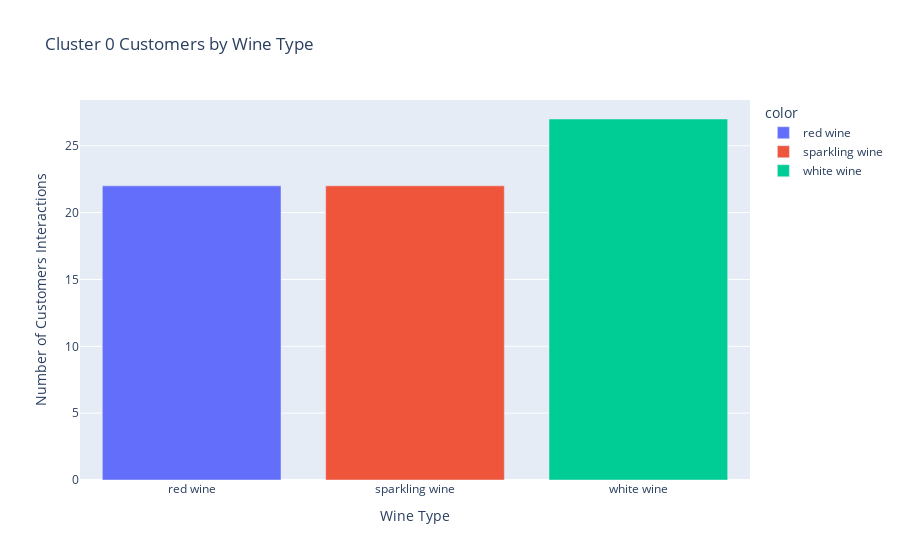

Source (notebook cell):
### Code cell
bar_0 = px.bar(
    x= cluster_0_totals.index,
    y= cluster_0_totals.values,
    color= cluster_0_totals.index,
    title="Cluster 0 Customers by Wine Type" 
)
bar_0.update_layout(
    xaxis_title = "Wine Type",
    yaxis_title = "Number of Customers Interactions"
)
bar_0.show()

### Figure 1 — Plotly figure (JSON) as saved in the notebook; plotly's stock layout.template omitted (floating-point values rounded to 4 significant figures)
{"data": [{"alignmentgroup": "True", "hovertemplate": "color=red wine<br>x=%{x}<br>y=%{y}<extra></extra>", "legendgroup": "red wine", "marker": {"color": "#636efa"}, "name": "red wine", "offsetgroup": "red wine", "orientation": "v", "showlegend": true, "textposition": "auto", "type": "bar", "x": ["red wine"], "xaxis": "x", "y": [22], "yaxis": "y"}, {"alignmentgroup": "True", "hovertemplate": "color=sparkling wine<br>x=%{x}<br>y=%{y}<extra></extra>", "legendgroup": "sparkling wine", "marker": {"color": "#EF553B"}, "name": "sparkling wine", "offsetgroup": "sparkling wine", "orientation": "v", "showlegend": true, "textposition": "auto", "type": "bar", "x": ["sparkling wine"], "xaxis": "x", "y": [22], "yaxis": "y"}, {"alignmentgroup": "True", "hovertemplate": "color=white wine<br>x=%{x}<br>y=%{y}<extra></extra>", "legendgroup": "white wine", "marker": {"color": "#00cc96"}, "name": "white wine", "offsetgroup": "white wine", "orientation": "v", "showlegend": true, "textposition": "auto", "type": "bar", "x": ["white wine"], "xaxis": "x", "y": [27], "yaxis": "y"}], "layout": {"barmode": "relative", "legend": {"title": {"text": "color"}, "tracegroupgap": 0}, "title": {"text": "Cluster 0 Customers by Wine Type"}, "xaxis": {"anchor": "y", "domain": [0, 1], "title": {"text": "Wine Type"}}, "yaxis": {"anchor": "x", "domain": [0, 1], "title": {"text": "Number of Customers Interactions"}}}}
